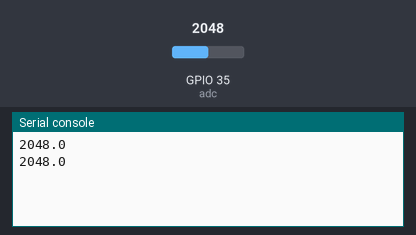
Bench run of a program on a simulated ESP32 board running MicroPython. On the bench: the last lines printed to the serial console. The test bench sets the inputs (shaded band); at power-on: GPIO 35 (adc) = 2048 (analog values on the 0–4095 scale).

Above: at 1.2 s.
1.3 s: GPIO 35 (adc) set to 2866
At 1.8 s:
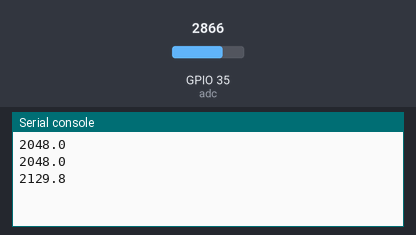
2.8 s: GPIO 35 (adc) set to 3603
At 3.6 s:
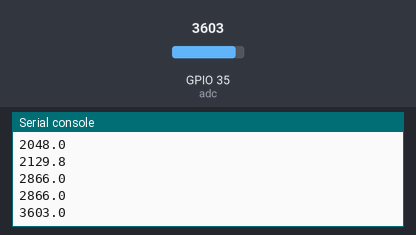
Timing chart, 0 to 5.8 s (numbered marks = the images above; inputs shaded):
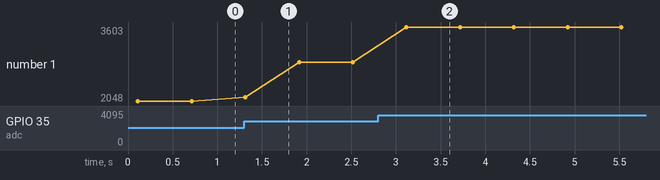

Measured:
- after the input at 1.3 s, the serial console: prints a new line at once (image 1)
- after the input at 2.8 s, the serial console: prints a new line after 0.32 s (image 2)
- plotted number 1: 2048 → 2866 after the input at 1.3 s, 2866 → 3603 after the input at 2.8 s

The program:

DustValue.py
```python
# ADC : 34
# ILED : GIPO16
#=====================================================================
from machine import Pin, ADC
import time
p0 = Pin(13, Pin.OUT)
adc = ADC(Pin(35))
def measure():
 p0.value(1)                       # d?but du cr?neau
 time.sleep_us(280)         # les 0.28 ms
 readvalue = adc.read()    # lecture de l’adc
 time.sleep_us(40)           # compl?ment du cr?neau ? 0.32 ms
 p0.value(0)                        # fin du cr?neau
 time.sleep_us(9680)        # compl?ment du cycle ? 10 ms
 return readvalue
#--------------------------------------
t=measure()
def getDust():
  t,tot,t1=0,0,0
  ppm=0.0
  for i in range(10):  # on fait 10 mesures
     t=measure()
     tot=tot+t
  ppm=tot/10
  return ppm

while True:
    p = getDust()
    print(p)
    time.sleep(0.5)
```
